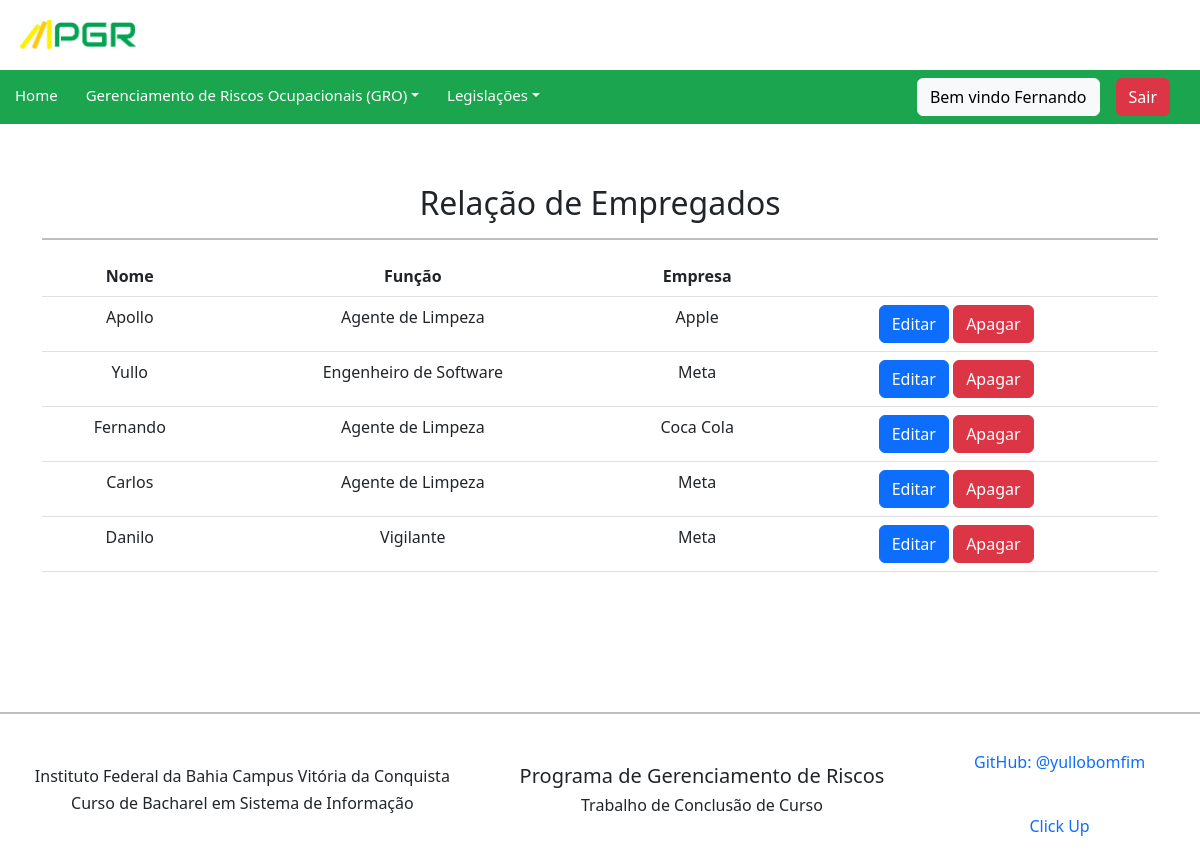
/empregado/ (signed in), run on the app's committed database.
### pgr/models.py (models this page shows, shortened)
class Empregado(models.Model):
    user = models.ForeignKey(User, on_delete=models.CASCADE)
    empresa = models.ForeignKey(Empresa, verbose_name=("empresa"), on_delete=models.CASCADE)
    funcao = models.ForeignKey(Funcao, verbose_name=("funcao"), on_delete=models.CASCADE)
    class Meta:
        verbose_name = "empregado"
        verbose_name_plural = "empregados"
        ordering = ['user']

class Funcao(models.Model):
    nome = models.CharField(max_length=50)
    descricao_detalhada = models.TextField()
    cbo_funcao = models.CharField(max_length=50)
    def __str__(self):
        return self.nome
    class Meta:
        verbose_name = "funcao"
        verbose_name_plural = "funcoes"
        ordering = ['nome']

class Empresa(models.Model):
    nome = models.CharField(max_length=100)
    responsavel = models.CharField(max_length=100)
    numero_funcionarios = models.IntegerField()
    class Meta:
        verbose_name = "empresa"
        verbose_name_plural = "empresas"
        ordering = ['nome']
    def __str__(self):
        return self.nome

### pgr/views.py (the view)
# urls.py: path('empregado/', EmpregadoListView.as_view(), name='empregado_list'),
class EmpregadoListView(LoginRequiredMixin, ListView):
    login_url = reverse_lazy('login')
    model = Empregado
    template_name = 'empregado_list.html'
    context_object_name = 'empregados'

### pgr/templates/empregado_list.html (shortened to what this page needs)
{% extends 'base.html' %}
{% load bootstrap %}
{% block content %}
<div class="container">
  <div class="side-logo">
      <div class="table-responsive">
          <h2> Relação de Empregados</h2>
          <hr>
          <table class="table">
            <thead>
              <tr>
                <th>Nome</th>
                <th>Função</th>
                <th>Empresa</th>
                <th></th>
                <th></th>
              </tr>
            </thead>
            <tbody>
              {% for empregado in empregados %}
                <tr>
                  <td>{{ empregado.user }}</td>
                  <td>{{ empregado.funcao }}</td>
                  <td>{{ empregado.empresa }}</td>
                  <td>
                    <a class="btn btn-primary" href="/empregado/update/{{empregado.id}}/">Editar</a>
                    <a class="btn btn-danger" href="/empregado/delete/{{empregado.id}}/">Apagar</a>
                  </td>
                  <td>
                  </td>
                  {% empty %}
                  <td>Nenhum Empregado cadastrado.</td>
              {% endfor %}
            </tbody>
        </table>
    </div>
</div>
</div>
{% endblock %}

### pgr/templates/includes/navbar.html (shortened to what this page needs)
<nav class="navbar navbar-expand-lg navbar-light" style="background-color: #1ca54f;">
    <ul class="navbar-nav nav-text me-auto mb-2 mb-lg-0">
        <li class="nav-item">
            <a class="nav-link" href="{% url 'home'%}" >Home</a>
        </li>
        {% if user.is_authenticated %}
        <li class="nav-item dropdown dmenu">
            <a class="nav-link dropdown-toggle" href="#" id="navbardrop" data-toggle="dropdown">Gerenciamento de Riscos Ocupacionais (GRO)</a>
        </li>
        {% endif %}
        <li class="nav-item">
            <li class="nav-item dropdown dmenu">
            <a class="nav-link dropdown-toggle" href="#" id="navbardrop" data-toggle="dropdown">Legislações</a>
        </li>
    </ul>
        <div class="d-flex gap-3 align-items-center" style="margin-right: 30px">
            {% if user.is_authenticated %}
                <span class="btn btn-light">Bem vindo {{request.user|title}}</span>
                <a class="btn btn-danger" href="{% url 'logout' %}">Sair</a>
            {% endif %}
        </div>
</nav>

### pgr/static/css/pgr.css (style rules this page uses)
.side-logo { text-align: center; margin-top: 60px; }
.navbar-light .navbar-nav .nav-link { display: block; color: #fff; padding-left: 15px; padding-top: 5px; font-size: 15px; margin-right: 5px; text-decoration: none; transition: color 0.3s ease-in-out, background-color 0.3s ease-in-out; }
.container { min-height: inherit; margin: auto; justify-content: center; align-items: center; }
hr { height: 2px; width: 100%; border: 1px solid black; }

### data on the page
Empregado: user "Apollo", funcao "Agente de Limpeza", empresa "Apple"
Empregado: user "Yullo", funcao "Engenheiro de Software", empresa "Meta"
Empregado: user "Fernando", funcao "Agente de Limpeza", empresa "Coca Cola"
Empregado: user "Carlos", funcao "Agente de Limpeza", empresa "Meta"
Empregado: user "Danilo", funcao "Vigilante", empresa "Meta"

### other printed values
{{ request.user|title }} "Fernando"
